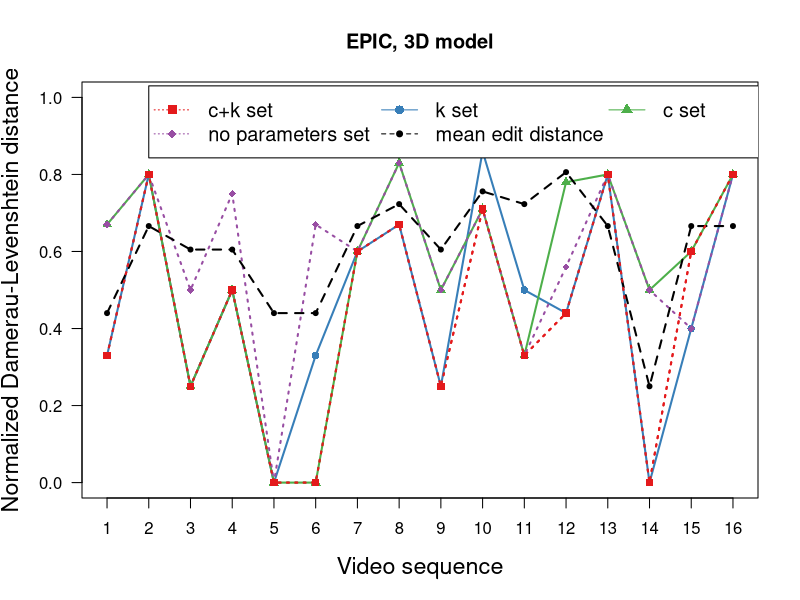

This chart was generated by the following R code:
library(RColorBrewer)

# Define data (x: videos, y: fit of model, edit distance with Damerau-Levenshtein)
xdata <- c(1,2,3,4,5,6,7,8,9,10,11,12,13,14,15,16)
model_ck <- c(0.33,0.8,0.25,0.5,0,0,0.6,0.67,0.25,0.71,0.33,0.44,0.8,0,0.6,0.8)
k_set <- c(0.33,0.8,0.25,0.5,0,0.33,0.6,0.67,0.25,0.86,0.50,0.44,0.8,0,0.4,0.8)
c_set <- c(0.67,0.8,0.25,0.5,0,0,0.6,0.83,0.5,0.71,0.33,0.78,0.8,0.5,0.6,0.8)
no_params <- c(0.67,0.8,0.5,0.75,0,0.67,0.6,0.83,0.5,0.71,0.33,0.56,0.8,0.5,0.4,0.8)
avg <- c(0.44,0.666,0.605,0.605,0.44,0.44,0.666,0.723,0.605,0.756,0.723,0.806,0.666,0.25,0.666,0.666)

col = brewer.pal(n=6,name='Set1')

# Plot model, c+k set
plot(xdata, model_ck, type='o', col=col[1], pch=15, lty=3, ylim=c(0,1.0), lwd=2, 
     ylab='Normalized Damerau-Levenshtein distance', main="EPIC, 3D model",
     xlab='Video sequence', las=1, xaxt='n', cex.lab=1.4)
axis(side=1, at=1:16, labels=xdata, cex.axis=1)

# Plot model without c
points(xdata, k_set, col=col[2], pch=16)
lines(xdata, k_set, col=col[2], lty=1, lwd=2)

# Plot model without k
points(xdata, c_set, col=col[3], pch=17)
lines(xdata, c_set, col=col[3], lty=1, lwd=2)

# Plot greedy without params
points(xdata, no_params, col=col[4], pch=18)
lines(xdata, no_params, col=col[4], lty=3, lwd=2)

# Plot avg/baseline
points(xdata, avg, col='black', pch=20)
lines(xdata, avg, col='black', lty=2, lwd=2)

# Plot model
points(xdata, model_ck, col=col[1], pch=15)
lines(xdata, model_ck, col=col[1], lty=3, lwd=2)


# Plot legend in 3 columns
legend_order <- matrix(1:6, ncol=3, byrow=TRUE)

legend(2,1.03, c('c+k set', 'k set', 'c set', 'no parameters set','mean edit distance')[legend_order], 
       col=c(col[1],col[2],col[3],col[4],'black')[legend_order], 
       pch=c(15,16,17,18,20)[legend_order], lty=c(3,1,1,3,2)[legend_order], ncol=3, cex=1.2)

